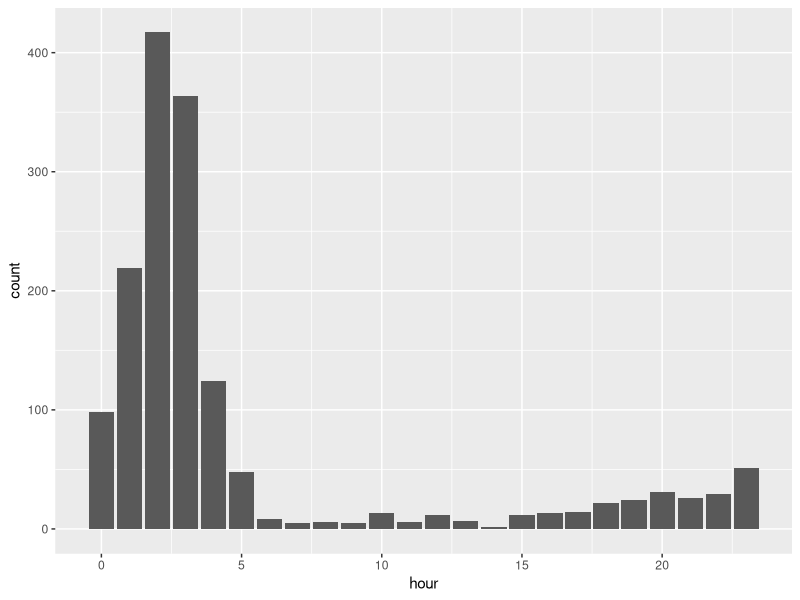
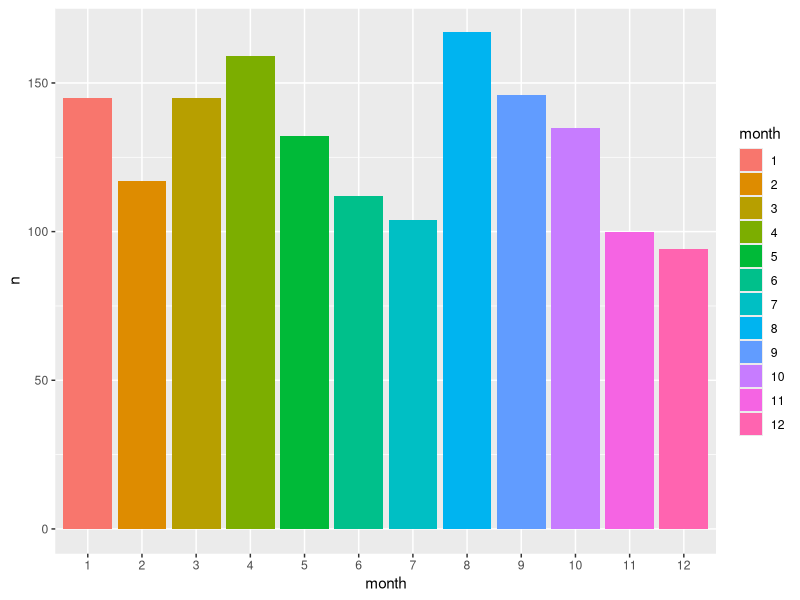
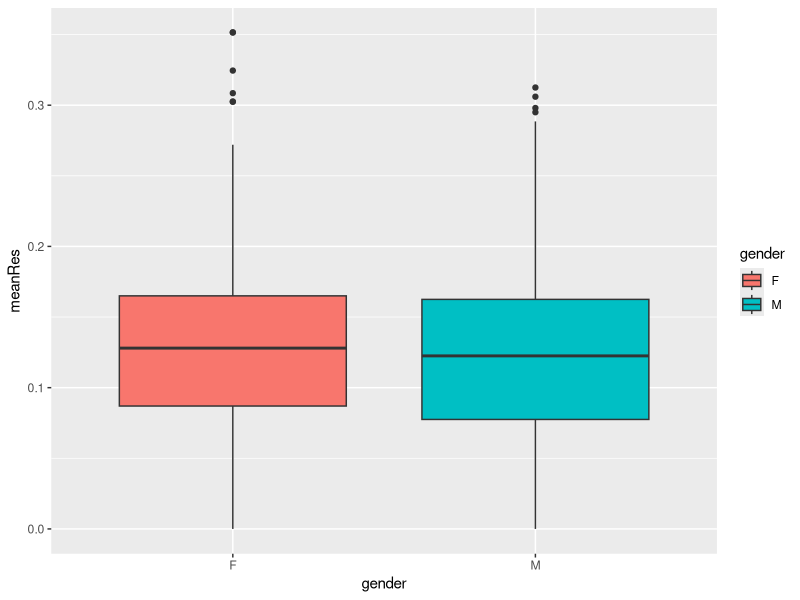
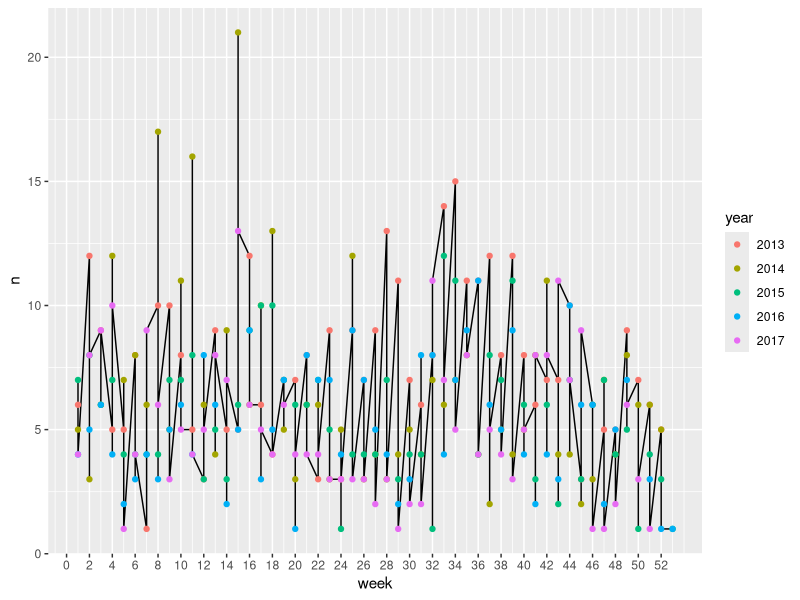
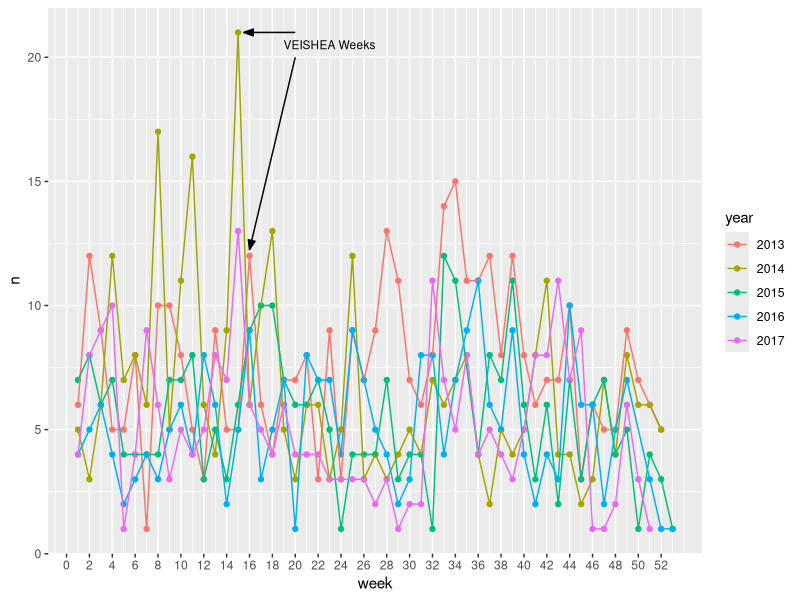

Source code (R) for these figures, in order:

'22/09/2019 - Sunday
Name: Carlos Henrique da Silva Amaral'

'PROJECT: WHO IS DRUNK AND WHEN IN AMES, IOWA?'


setwd("~/3. DATACAMP/Projects/Who is drunk and when in Ames, Iowa")

# load the tidyverse suite of packages 
library(tidyverse)


'1. Breath alcohol tests in Ames, Iowa, USA

Ames, Iowa, USA is the home of Iowa State University, a land grant university 
with over 36,000 students. 
By comparison, the city of Ames, Iowa, itself only has about 65,000 residents. 
As with any other college town, Ames has had its fair share of 
alcohol-related incidents. (For example, Google "VEISHEA riots 2014".) 
We will take a look at some breath alcohol
test data from Ames that is published by the State of Iowa.'

#Task 1: Instructions
#First, get the data into your workspace and summarize it by year. 
#Do you notice a pattern over time?

# read the data into your workspace
ba_data <- read.csv("datasets/breath_alcohol_ames.csv", sep=";")

# quickly inspect the data
head(ba_data)

# obtain counts for each year 
ba_year <- ba_data %>% count(year)
ba_year



'2. What is the busiest police department in Ames?

There are two police departments in the data set: 
the Iowa State University Police Department and the Ames Police Department. 
Which one administers more breathalyzer tests?
'
#Task 2: Instructions
#Count the data by location to see which department administers 
#more breathalyzer tests.

# use count to tally up the totals for each department
pds <- ba_data %>% count(location)
pds



'3. Nothing Good Happens after 2am

We all know that "nothing good happens after 2am." 
Thus, there are inevitably some times of the day when breath alcohol tests, 
especially in a college town like Ames, are most and least common.
Which hours of the day have the most and least breathalyzer tests?
'
#Task 3: Instructions
#Summarize the data and create a bar chart of number 
#of tests by hour of the day.

# count by hour and arrange by descending frequency
hourly <- ba_data %>% 
  count(hour) %>% 
  arrange(desc(n))

# use a geom_ to create the appropriate bar chart
ggplot(hourly, aes(x = hour,
                   weight = n)) + 
  geom_bar()



'4. Breathalyzer tests by month

Now that we have discovered which time of day is most common 
for breath alcohol tests, we will determine which time of the year 
has the most breathalyzer tests. 
Which month will have the most recorded tests?
'

#Task 4: Instructions
#We'll look at the month variable to determine the most popular 
#time of year for breathalyzer tests.


# count by month and arrange by descending frequency
monthly <- ba_data %>% 
  count(month) %>% 
  arrange(desc(n))

# make month a factor
monthly$month <- as.factor(monthly$month)

# use a geom_ to create the appropriate bar chart
ggplot(monthly, aes(x = month, 
                    y = n, 
                    fill = month)) + 
  geom_col()



'5. COLLEGE

When we think of (binge) drinking in college towns in America, 
we usually think of something like this image at the left. 
And so, one might suspect that breath alcohol tests are given
to men more often than women and that men drink more than women.
'
#Task 5: Instructions
#Compare test frequency and results for men vs. women.


# count by gender 
ba_data %>% count(gender)

# create a dataset with no NAs in gender 
clean_gender <- ba_data %>% filter(!is.na(gender)) 

clean_gender %>% count(gender)

# create a mean test result variable and save as mean_bas
mean_bas <- clean_gender %>% 
  mutate(meanRes = (Res1 + Res2)/2)
head(mean_bas)

# create side-by-side boxplots to compare the mean 
#blood alcohol levels of men and women
ggplot(mean_bas, aes(x = gender, 
                     y = meanRes,
                     fill = gender)) + 
  geom_boxplot()



'6. Above the legal limit

In the USA, it is illegal to drive with a blood alcohol concentration (BAC) 
above 0.08%. This is the case for all 50 states.
Assuming everyone tested in our data was driving 
(though we have no way of knowing this from the data), 
if either of the results (Res1, Res2) are above 0.08,
the person would be charged with DUI (driving under the influence).
'

#Task 6: Instructions
#Determine what percent of the breathalyzer tests in the data 
#are above the legal limit.

# Filter the data
duis <- ba_data %>% filter(Res1 > 0.08 | Res2 > 0.08)

# proportion of tests that would have resulted in a DUI
p_dui <- nrow(duis)/nrow(ba_data)
p_dui


'7. Breathalyzer tests: is there a pattern over time?
We previously saw that 2am is the most common time of day for 
breathalyzer tests to be administered, and August is the most 
common month of the year for breathalyzer tests. 
Now, we look at the weeks in the year over time.

We briefly use the lubridate package for a bit of date-time manipulation.'

####Task 7: Instructions
#Create a date variable and determine the week in the year each test occurred.

library(lubridate) 

# Create date variable using paste() and ymd()
ba_data <- ba_data %>% mutate(date = ymd(paste(year, month, day)))

# Create a week variable using week()
ba_data <- ba_data %>% mutate(week = week(date))
head(ba_data)




'8. Looking at timelines

How do the weeks differ over time? 
One of the most common data visualizations is the time series, 
a line tracking the changes in a variable over time. 
We will use the new week variable to look at test frequency over time. 
We end with a time series plot showing frequency of breathalyzer tests 
by week in year, with one line for each year.
'
#Task 8: Instructions
#Create a time series plot to compare weeks across years.

# create the weekly data set 
weekly <- ba_data %>% count(week, year)

# ungroup is necessary for the plot later
weekly <- weekly %>% ungroup() 

# make year a factor
weekly <- weekly %>% mutate(year = as.factor(year))

# create the time series plot with one line for each year
ggplot(weekly, aes(x = week, y = n)) + 
  geom_line() + 
  geom_point(aes(color = year)) +  # included to make the plot more readable 
  scale_x_continuous(breaks = seq(0,52,2))  # to make the x-axis more readable 



'9. The end of VEISHEA

From Wikipedia: 
"VEISHEA was an annual week-long celebration held each spring 
on the campus of Iowa State University in Ames, Iowa. 
The celebration featured an annual parade and many open-house 
demonstrations of the university facilities and departments. 
Campus organizations exhibited products, technologies, and 
held fundraisers for various charity groups. 
In addition, VEISHEA brought speakers, lecturers, 
and entertainers to Iowa State. [...] 
VEISHEA was the largest student-run festival in the nation, 
bringing in tens of thousands of visitors to the campus each year."


This over 90-year tradition in Ames was terminated permanently 
after riots in 2014, where drunk celebrators flipped over 
multiple vehicles and tore light poles down. 
This was not the first incidence of violence and severe 
property damage in VEISHEAs history. 
Did former President Leath make the right decision?'

#Task 9: Instructions
#Run the provided code to plot the previous time series chart with annotations 
#pointing to the last two VEISHEA weeks in Iowa State's history.

## Run this code to create the plot 
ggplot() + 
  geom_point(data = weekly, 
             aes(x = week, y = n, color = year)) + 
  geom_line(data = weekly, 
            aes(x = week, y = n, color = year)) +  
  # included to make the plot more readable 
  geom_segment(data = NULL, 
               arrow = arrow(angle = 20, 
                             length = unit(0.1, "inches"),
                             ends = "last", type = "closed"), 
               aes(x = c(20,20), 
                   xend = c(15.5,16), 
                   y = c(21, 20), 
                   yend = c(21, 12.25))) + 
  geom_text(data = NULL, 
            aes(x = 23, 
                y = 20.5, 
                label = "VEISHEA Weeks"), 
            size = 3) + 
  scale_x_continuous(breaks = seq(0,52,2)) 

## Make a decision about VEISHEA. TRUE or FALSE?  
cancelling_VEISHEA_was_right <- TRUE


